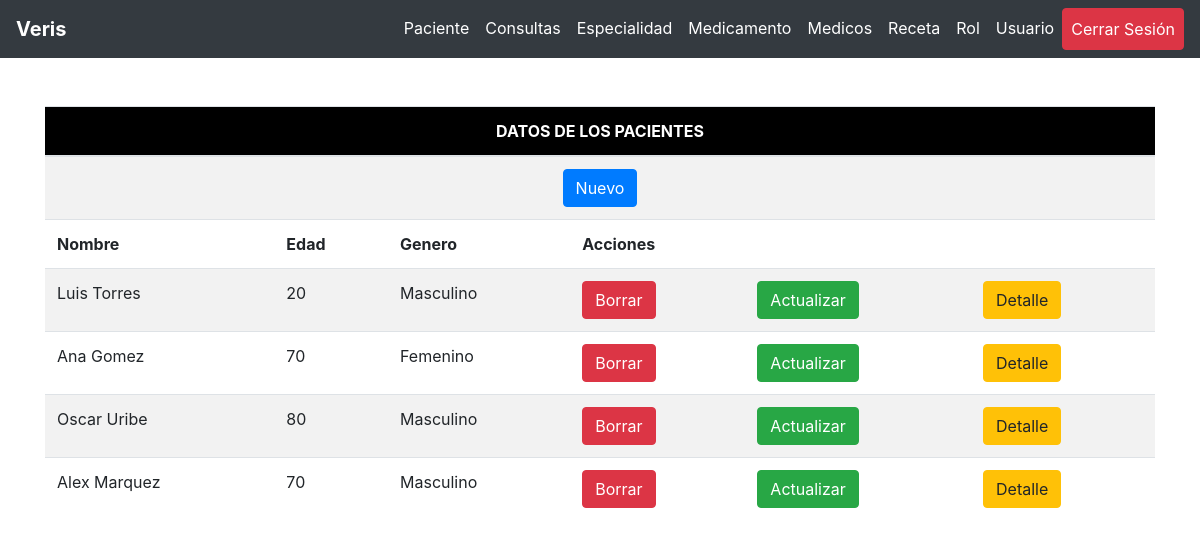
The app's page /dashboard.php?list=paciente (signed in) with its own data.
### tables this page shows
CREATE TABLE `pacientes` (
  `IdPaciente` int(11) NOT NULL,
  `IdUsuario` int(11) NOT NULL,
  `Nombre` varchar(50) NOT NULL,
  `Cedula` int(10) UNSIGNED NOT NULL,
  `Edad` int(10) UNSIGNED NOT NULL,
  `Genero` varchar(50) NOT NULL,
  `Estatura (cm)` int(10) UNSIGNED NOT NULL,
  `Peso (kg)` float UNSIGNED NOT NULL,
  `Foto` varchar(20) NOT NULL
);

### www/class/class.paciente.php (the view, shortened to what this page needs)
<?php
class Paciente
{
	private $con;
	function __construct($cn)
	{
		$this->con = $cn;
	}
	public function get_list($rol, $IdPaciente= null)
	{
		$d_new = "newpaciente/0";
		$d_new_final = base64_encode($d_new);
		$html = '
		<div class="container">
    <div class="tab" role="tabpanel">
                    <div class="table-responsive">
											<table class="table table-striped mb-0">
											<thead style="background-color: black;">
												<th colspan="8" class="text-center" style="color: white;">DATOS DE LOS PACIENTES</th>
											</thead>
											<tr>
												<th colspan="8" class="text-center"><a class="btn btn-primary " href="dashboard.php?d=' . $d_new_final . '" class="align-middle">Nuevo</a></th>
											</tr>
											<tr>
												<th>Nombre</th>
												<th>Edad</th>
												<th>Genero</th>
												<th colspan="3">Acciones</th>
											</tr>';
		if($IdPaciente == null){
			$sql = "SELECT pa.IdPaciente, u.Nombre AS NombreUsuario, pa.Nombre, pa.Cedula, pa.Edad, pa.Genero, pa.`Estatura (cm)`, pa.`Peso (kg)`, pa.Foto
		FROM pacientes pa
		JOIN usuarios u ON u.IdUsuario = pa.IdUsuario;";
		}else{
		$sql = "SELECT pa.IdPaciente, u.Nombre AS NombreUsuario, pa.Nombre, pa.Cedula, pa.Edad, pa.Genero, pa.`Estatura (cm)`, pa.`Peso (kg)`, pa.Foto
			FROM pacientes pa
			JOIN usuarios u ON u.IdUsuario = pa.IdUsuario
							WHERE IdPaciente=$IdPaciente;";
		}
		$res = $this->con->query($sql);
		while ($row = $res->fetch_assoc()) {
			$d_del = "delpaciente/" . $row['IdPaciente'];
			$d_del_final = base64_encode($d_del);
			$d_act = "actpaciente/" . $row['IdPaciente'];
			$d_act_final = base64_encode($d_act);
			$d_det = "detpaciente/" . $row['IdPaciente'];
			$d_det_final = base64_encode($d_det);
			$html .= '
				<tr>
					<td>' . $row['Nombre'] . '</td>
					<td>' . $row['Edad'] . '</td>
					<td>' . $row['Genero'] . '</td>';
					if($rol == 1){
						$html .= '
					<td><a class="btn btn-danger " href="dashboard.php?d=' . $d_del_final . '">Borrar</a></td>
					<td><a class="btn btn-success " href="dashboard.php?d=' . $d_act_final . '">Actualizar</a></td>
					<td><a class="btn btn-warning" href="dashboard.php?d=' . $d_det_final . '">Detalle</a></td>';
					}elseif($rol == 2){
						$html .= '
						<td><a class="btn btn-success " href="dashboard.php?d=' . $d_act_final . '">Actualizar</a></td>
						<td><a class="btn btn-warning" href="dashboard.php?d=' . $d_det_final . '">Detalle</a></td>';
					}elseif($rol == 3){
						$html .= '
						<td><a class="btn btn-warning" href="dashboard.php?d=' . $d_det_final . '">Detalle</a></td>';
					}elseif($rol == 4){
						$html .= '';
					}else{
						$html .= '';
					}
					$html .='</tr>';
		}
		$html .= '
		</table>
</div>
</div>';
		return $html;
	}
}

### records on screen
pacientes: Nombre "Luis Torres", Edad "20", Genero "Masculino"
pacientes: Nombre "Ana Gomez", Edad "70", Genero "Femenino"
pacientes: Nombre "Oscar Uribe", Edad "80", Genero "Masculino"
pacientes: Nombre "Alex Marquez", Edad "70", Genero "Masculino"
